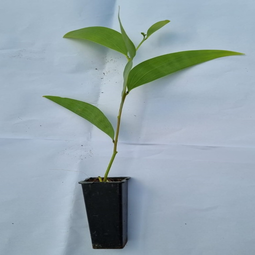
#> input picture Sample_pic/P6.png, 255 x 255 px, found by its file name
$ python line_detect.py
#> lines starting #> are read from the running program, lines starting #| are printed output that depends on the picture; after the words box and inside, x2 and y2 are one past the last pixel; in counts of white or black regions, pixels touching at a corner belong together
    # Python program to illustrate HoughLine
# method for line detection
import cv2
import numpy as np
import math

# Reading the required image in
# which operations are to be done.
# Make sure that the image is in the same
# directory in which this python program is
img = cv2.imread('C://Users//derkm//Develop3//psqa//psqa2//Sample_pic//P6.png')
#> img is the input picture: shape (255, 255, 3); mean B, G, R 175.1, 166.6, 150

# Convert the img to grayscale
gray = cv2.cvtColor(img, cv2.COLOR_BGR2GRAY)
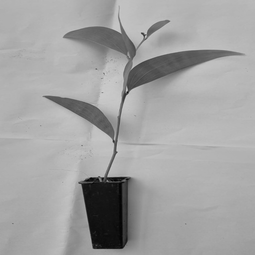
#> gray: shape (255, 255); min 1, max 209, mean 162.6

# Apply edge detection method on the image
edges = cv2.Canny(gray, 50, 150, apertureSize=3)
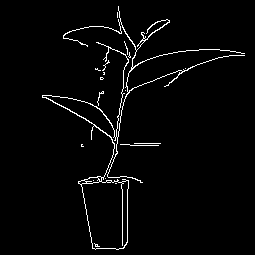
#> edges: shape (255, 255); 2.6% white in thin lines or dots, all inside (x1, y1, x2, y2) = (42, 6, 245, 250)

# This returns an array of r and theta values
lines = cv2.HoughLines(edges, 1, np.pi/180, 200, 50, None, 50, 10)
#> lines = None

    # Copy edges to the images that will display the results in BGR
cdst = cv2.cvtColor(edges, cv2.COLOR_GRAY2BGR)
cdstP = np.copy(cdst)

if lines is not None:
    for i in range(0, len(lines)):
        rho = lines[i][0][0]
        theta = lines[i][0][1]
        a = math.cos(theta)
        b = math.sin(theta)
        x0 = a * rho
        y0 = b * rho
        pt1 = (int(x0 + 1000*(-b)), int(y0 + 1000*(a)))
        pt2 = (int(x0 - 1000*(-b)), int(y0 - 1000*(a)))
        cv2.line(cdst, pt1, pt2, (0,0,255), 3, cv2.LINE_AA)

# Draw the lines
if lines is not None:
    for i in range(0, len(lines)):
        l = lines[i][0]
        cv2.line(cdstP, (l[0], l[1]), (l[2], l[3]), (0,0,255), 3, cv2.LINE_AA)


	# cv2.line draws a line in img from the point(x1,y1) to (x2,y2).
	# (0,0,255) denotes the colour of the line to be
	# drawn. In this case, it is red.
    cv2.imshow("Source", img)
    cv2.imshow("Detected Lines (in red) - Standard Hough Line Transform", cdst)
    cv2.imshow("Detected Lines (in red) - Probabilistic Line Transform", cdstP)

# All the changes made in the input image are finally
# written on a new image houghlines.jpg
#cv2.imwrite('linesDetected.jpg', img)

#cv2.imshow('shapes', img)

cv2.imshow("Source", img)
cv2.imshow("Detected Lines (in red) - Standard Hough Line Transform", cdst)
cv2.imshow("Detected Lines (in red) - Probabilistic Line Transform", cdstP)

cv2.waitKey(0)
cv2.destroyAllWindows()
